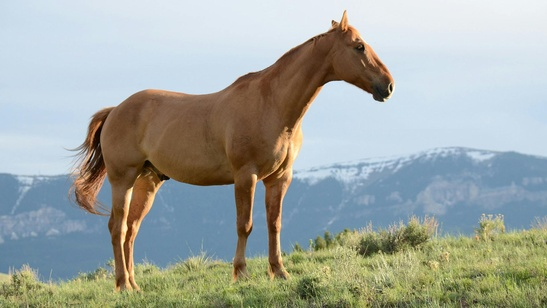
#> input picture dataset/learn/horse.jpeg, 547 x 308 px, shrunk from 1920 x 1080 before the run
$ jupyter execute edge_detection.ipynb   (older library calls are emulated)
#> lines starting #> are read from the running program, lines starting #| are printed output that depends on the picture
[cell 1]
import cv2
import os
from matplotlib import pyplot as plt
import numpy as np

[cell 2]
src = "learn/slider.jpg"
horse = "learn/horse.jpeg"
out = "learn/slider_gray.jpg"
dir = "../dataset/"
result = "../output/"

os.makedirs(os.path.dirname(result), exist_ok=True)

[cell 3]
img = cv2.imread(dir + horse, cv2.IMREAD_GRAYSCALE)
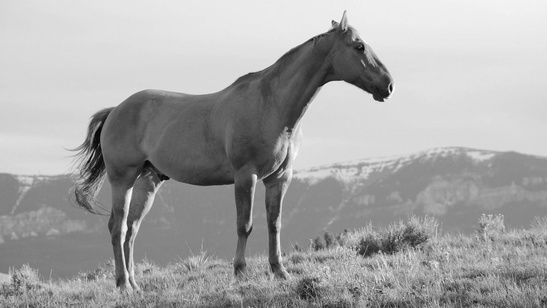
#> img: shape (308, 547); min 1, max 255, mean 165.3

## Filtr konwolucyjny

[cell 4]
kernel = np.array([
    [-1, -1, -1],
    [-1,  8, -1],
    [-1, -1, -1]
])

filtered = cv2.filter2D(img, cv2.CV_64F, kernel)
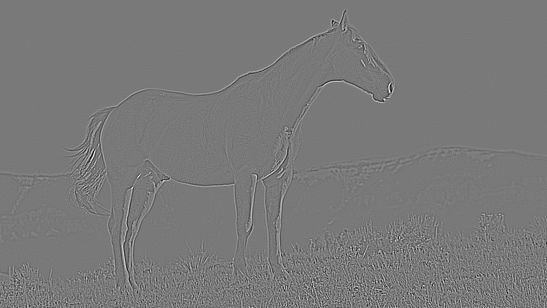
#> filtered: shape (308, 547) float64; min -737, max 809, mean 0; drawn with min black and max white
filtered = cv2.convertScaleAbs(filtered)
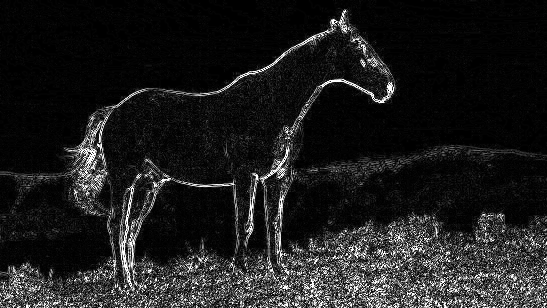
#> filtered: shape (308, 547); min 0, max 255, mean 29.5
filtered = cv2.normalize(filtered, None, 0, 255, cv2.NORM_MINMAX)

## Canny Edge detector

1. Apply Gaussian filter to smooth the image in order to remove the noise
2. Find the intensity gradients of the image
3. Apply gradient magnitude thresholding or lower bound cut-off suppression to get rid of spurious response to edge detection
4. Apply double threshold to determine potential edges
5. Track edge by hysteresis: Finalize the detection of edges by suppressing all the other edges that are weak and not connected to strong edges.

[cell 5]
edges = cv2.Canny(img, 100, 200)
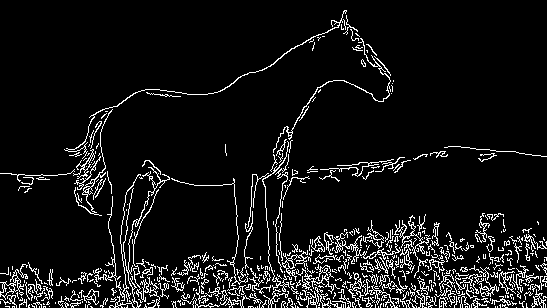
#> edges: shape (308, 547); 7.9% white in thin lines or dots

[cell 6]
# Wyświetlanie
plt.figure(figsize=(12,4))
plt.subplot(1,3,1); plt.imshow(img, cmap='gray'); plt.title("Oryginał")
plt.subplot(1,3,2); plt.imshow(filtered, cmap='gray'); plt.title("Filtr konwolucyjny (Laplasjan)")
plt.subplot(1,3,3); plt.imshow(edges, cmap='gray'); plt.title("Canny Edge Detector")
plt.show()
